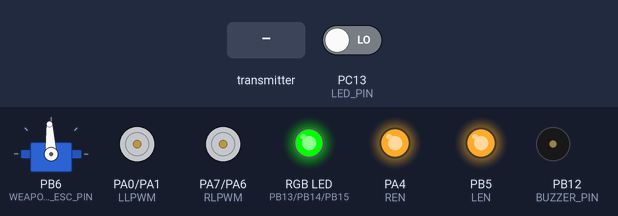
Recording of a sketch running on a simulated STM32 Blue Pill. Shown: servo, motor-driver pin pairs drawn as motors (green arrow = first pin HIGH = forward, orange = second pin HIGH = backward, longer = more drive), an RGB LED mixed from three pins (HIGH = lit), output pins drawn as LEDs (lit = HIGH), buzzer (waves = sounding). Inputs (shaded band) come from the test bench; at power-on: PC13 (LED_PIN) LOW. What the sketch prints to the serial monitor is not drawn.

Above: at 4.8 s.
4.9 s: the transmitter starts sending ch.5 = 1811
At 5.7 s:
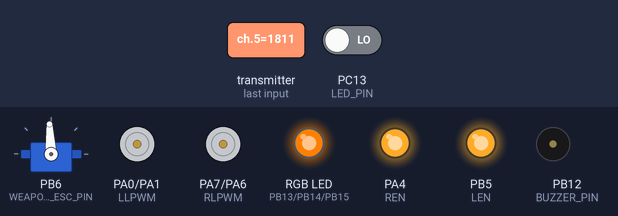
6.4 s: the transmitter starts sending ch.5 = 172
At 9.2 s:
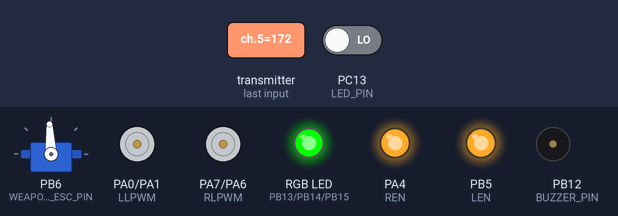
9.4 s: the transmitter starts sending ch.0 = 172
At 10.6 s:
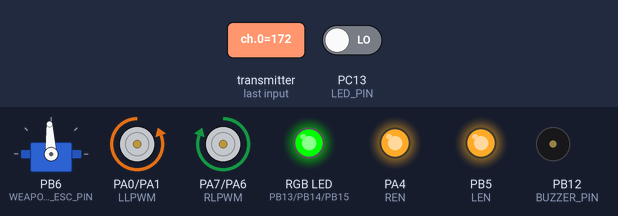
10.9 s: the transmitter starts sending ch.1 = 172
At 11.6 s:
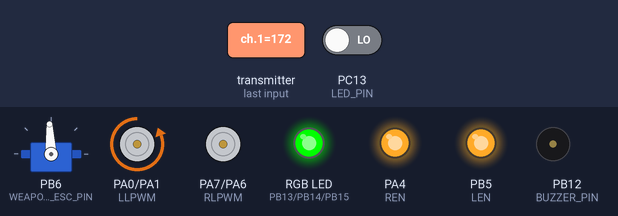
12.4 s: the transmitter starts sending ch.0 = 600
At 12.7 s:
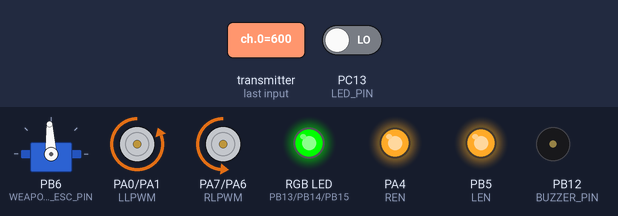
13.9 s: the transmitter starts sending ch.1 = 600
At 15.0 s:
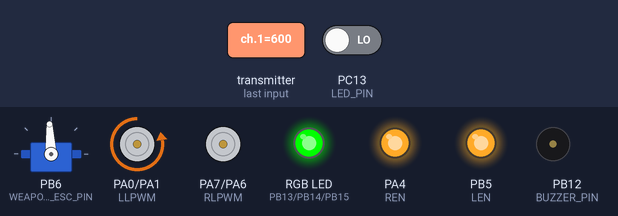
Timing chart, 0 to 16.4 s (numbered marks = the images above; inputs shaded):
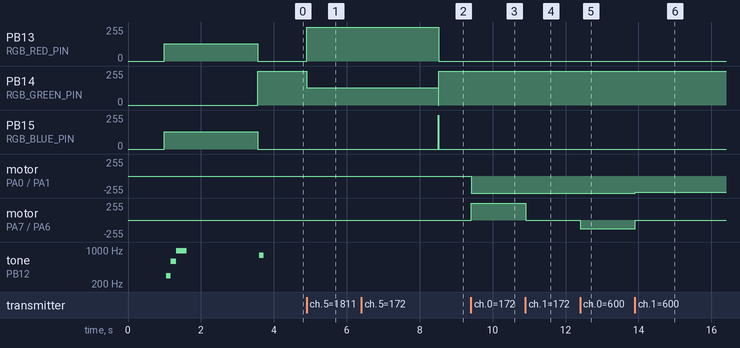

Measured:
- after the input at 4.9 s, PB13 (RGB_RED_PIN): 0/255 → 255/255 at once; PB14 (RGB_GREEN_PIN): 255/255 → 128/255 at once
- after the input at 6.4 s, PB13 (RGB_RED_PIN): 255/255 → 0/255 after 2.1 s
- after the input at 9.4 s, motor on PA0 (LLPWM) / PA1 (LRPWM): stopped → backward 255/255 at once; motor on PA7 (RLPWM) / PA6 (RRPWM): stopped → forward 255/255 at once
- after the input at 10.9 s, motor on PA7 (RLPWM) / PA6 (RRPWM): forward 255/255 → stopped at once
- after the input at 12.4 s, motor on PA7 (RLPWM) / PA6 (RRPWM): stopped → backward 133/255 at once
- after the input at 13.9 s, motor on PA0 (LLPWM) / PA1 (LRPWM): backward 255/255 → backward 244/255 at once; motor on PA7 (RLPWM) / PA6 (RRPWM): backward 133/255 → stopped at once
- by itself, tone on PB12 (BUZZER_PIN): plays 296 Hz for 0.12 s, 584 Hz for 0.16 s, 955 Hz for 0.28 s, 771 Hz for 0.12 s

The sketch:

STM32.ino
```cpp
#include "pins.h"
#include "motor_control.h"
#include <Arduino.h>
#include "receiver.h"
#include "restart.h"
#include "LED_colors.h"    // Add LED control
#include "buzzer_control.h" // Add buzzer control

// Declare Serial2 for STM32 (change pins as needed for your board)
HardwareSerial Serial2(RX_PIN, TX_PIN); // RX, TX pins for STM32 Blue Pill

unsigned long lastSignalTime = 0; // Tracks last valid SBUS data
int prevWeapon = -1;              // Stores previous weapon value

void setup()
{
    Serial2.begin(115200);
    delay(1000);

    // Initialize RGB LED
    setupRGBLED();
    ledInitializing();

    // Initialize buzzer
    setupBuzzer();
    buzzerStartup();

    // Initialize receiver
    setupReceiver();

    /* Initialize motors - IBT-2 + Weapon ESC */
    setupMotors();

    ledReady();
    buzzerReady();
    Serial2.println("STM32 BluePill Battle Bot with IBT-2 + Weapon ESC Initialized!");
}

void loop()
{
    if (sbus_rx.Read())
    {
        /* Get SBUS data */
        data = sbus_rx.data();
        lastSignalTime = millis(); // Update last valid signal time

        // Map SBUS values to motor control range
        int throttle = map(data.ch[THROTTLE_CHANNEL], 172, 1811, 255, -255); // CH1: Throttle
        int steering = map(data.ch[STEERING_CHANNEL], 172, 1811, 255, -255); // CH2: Steering

        // 3-state switch (-1, 0, 1) -1 is the off state.
        int weaponState = map(data.ch[WEAPON_STATE_CHANNEL], 500, 1500, -1, 1); // 3-state switch (-1, 0, 1)

        int weapon = map(data.ch[WEAPON_CHANNEL], 172, 1811, 0, 255); // CH3: Weapon control
        bool killSwitch = (data.ch[KILL_SWITCH_CHANNEL] > 1000);      // CH6: Kill switch

        // Invert steering if that channel is high
        if (data.ch[STEERING_INVERT_CHANNEL] > 1000)
        {
            steering = -1 * steering;
            throttle = -1 * throttle;
        }

        /* Noise Filtering */
        if (abs(throttle) < NOISE_THRESHOLD)
            throttle = 0;
        if (abs(steering) < NOISE_THRESHOLD)
            steering = 0;
        if (weapon < NOISE_THRESHOLD)
            weapon = 0;

        /* Handle failsafe conditions */
        if (data.failsafe || killSwitch)
        {
            ledEmergency();  // Red - Emergency stop
            Serial2.println("⚠️ EMERGENCY STOP! FAILSAFE or KILL SWITCH ACTIVE! ⚠️");
            throttle = 0;
            steering = 0;
            weapon = 0;

            // Stop all motors. not having below two lines can cause serious accidents.
            controlMotors(0, 0);
            controlWeapon(0);

            if (killSwitch) {
                ledKillSwitch();  // Orange - Kill switch specific
            }

            restart(); // Restart system if kill switch is toggled
        }
        else if (data.lost_frame)
        {
            ledFrameLost();  // Blue - Frame lost
            Serial2.println("⚠️ FRAME LOST! ⚠️");
        }
        else
        {
            // Normal operation - show weapon status
            if (weaponState == 1 && weapon > 0) {
                ledArmed();  // Yellow - Weapon armed and active
            } else {
                ledReady();  // Green - Ready/normal operation
            }
        }

        /* Send values to motor control */
        controlMotors(throttle, steering);

        /* Only update the weapon motor if the value changes */
        if (weapon != prevWeapon || weaponState == -1)
        {
            int pwmval;
            if (weaponState == -1)
            { // If weapon is off, stop the motor
                pwmval = 0;
            }
            else if (weaponState == 1)
            {
                pwmval = -1 * weapon; // Reverse the weapon direction
            }
            else
            {
                pwmval = weapon;
            }

            controlWeapon(pwmval);
            prevWeapon = weapon; // Update previous value
        }

        /* Debug Output */
        Serial2.print("Throttle: ");
        Serial2.print(throttle);
        Serial2.print("\tSteering: ");
        Serial2.print(steering);
        Serial2.print("\tWeapon: ");
        Serial2.print(weapon);
        Serial2.print("\tKill Switch: ");
        Serial2.println(killSwitch ? "ON" : "OFF");
    }

    /* No Signal Timeout - If no SBUS data received in TIMEOUT_MS, stop the bot */
    if (millis() - lastSignalTime > TIMEOUT_MS)
    {
        ledNoSignal();  // Magenta - No signal
        Serial2.println("⛔ NO SIGNAL! STOPPING BOT ⛔");
        controlMotors(0, 0); // Stop all motors
        controlWeapon(0);
    }
}
```

LED_colors.h
```cpp
#ifndef LED_COLORS_H
#define LED_COLORS_H

#include "pins.h"
#include <Arduino.h>

// RGB Color Definitions (0-255 values)
struct RGBColor {
    int red;
    int green;
    int blue;
};

// Status Colors
const RGBColor COLOR_OFF =        {0,   0,   0};    // Off
const RGBColor COLOR_READY =      {0,   255, 0};    // Green - System Ready
const RGBColor COLOR_ARMED =      {255, 255, 0};    // Yellow - Weapon Armed
const RGBColor COLOR_EMERGENCY =  {255, 0,   0};    // Red - Emergency Stop/Failsafe
const RGBColor COLOR_NO_SIGNAL =  {255, 0,   255};  // Magenta - SBUS Lost/No Signal
const RGBColor COLOR_FRAME_LOST = {0,   0,   255};  // Blue - Frame Lost
const RGBColor COLOR_KILL_SWITCH ={255, 128, 0};    // Orange - Kill Switch Active
const RGBColor COLOR_INITIALIZING={128, 0,   128};  // Purple - System Initializing
const RGBColor COLOR_LOW_BATTERY ={255, 255, 255};  // White - Low Battery (if needed)

// LED Control Functions
void setupRGBLED();
void setRGBColor(RGBColor color);
void setRGBColor(int red, int green, int blue);
void ledBlink(RGBColor color, int duration_ms);
void ledPulse(RGBColor color);

// Status LED Functions
void ledReady();
void ledArmed();
void ledEmergency();
void ledNoSignal();
void ledFrameLost();
void ledKillSwitch();
void ledInitializing();
void ledOff();

// Initialize RGB LED pins
void setupRGBLED() {
    pinMode(RGB_RED_PIN, OUTPUT);
    pinMode(RGB_GREEN_PIN, OUTPUT);
    pinMode(RGB_BLUE_PIN, OUTPUT);

    // Start with LED off
    ledOff();
}

// Set RGB color using struct
void setRGBColor(RGBColor color) {
    analogWrite(RGB_RED_PIN, color.red);
    analogWrite(RGB_GREEN_PIN, color.green);
    analogWrite(RGB_BLUE_PIN, color.blue);
}

// Set RGB color using individual values
void setRGBColor(int red, int green, int blue) {
    analogWrite(RGB_RED_PIN, red);
    analogWrite(RGB_GREEN_PIN, green);
    analogWrite(RGB_BLUE_PIN, blue);
}

// Blink LED with specific color
void ledBlink(RGBColor color, int duration_ms) {
    setRGBColor(color);
    delay(duration_ms);
    ledOff();
    delay(duration_ms);
}

// Pulse effect (future enhancement)
void ledPulse(RGBColor color) {
    // Could implement PWM pulsing effect here
    setRGBColor(color);
}

// Status LED Functions
void ledReady() {
    setRGBColor(COLOR_READY);  // Green
}

void ledArmed() {
    setRGBColor(COLOR_ARMED);  // Yellow
}

void ledEmergency() {
    setRGBColor(COLOR_EMERGENCY);  // Red
}

void ledNoSignal() {
    setRGBColor(COLOR_NO_SIGNAL);  // Magenta
}

void ledFrameLost() {
    setRGBColor(COLOR_FRAME_LOST);  // Blue
}

void ledKillSwitch() {
    setRGBColor(COLOR_KILL_SWITCH);  // Orange
}

void ledInitializing() {
    setRGBColor(COLOR_INITIALIZING);  // Purple
}

void ledOff() {
    setRGBColor(COLOR_OFF);  // Off
}


#endif
```

buzzer_control.h
```cpp
#ifndef BUZZER_CONTROL_H
#define BUZZER_CONTROL_H

#include "pins.h"
#include <Arduino.h>

// Buzzer tone frequencies (Hz)
#define TONE_READY 800       // Medium tone - System ready
#define TONE_ARMED 1200      // High tone - Weapon armed
#define TONE_EMERGENCY 300   // Low urgent tone - Emergency
#define TONE_KILL_SWITCH 400 // Low warning tone - Kill switch
#define TONE_NO_SIGNAL 600   // Medium warning - No signal
#define TONE_FRAME_LOST 900  // High warning - Frame lost
#define TONE_STARTUP 1000    // Startup beep

// Buzzer pattern durations (ms)
#define BEEP_SHORT 100
#define BEEP_MEDIUM 250
#define BEEP_LONG 500
#define BEEP_PAUSE 150

// Buzzer Control Functions
void setupBuzzer();
void buzzerTone(int frequency, int duration);
void buzzerOff();
void buzzerBeep(int frequency, int duration, int count = 1);

// Event Sound Functions
void buzzerReady();
void buzzerArmed();
void buzzerEmergency();
void buzzerKillSwitch();
void buzzerNoSignal();
void buzzerFrameLost();
void buzzerStartup();

// Initialize buzzer pin
void setupBuzzer()
{
    pinMode(BUZZER_PIN, OUTPUT);
    buzzerOff();
}

// Generate tone at specific frequency
void buzzerTone(int frequency, int duration)
{
    if (frequency > 0)
    {
        // Calculate period in microseconds
        int period = 1000000 / frequency;
        int halfPeriod = period / 2;

        // Generate square wave for specified duration
        unsigned long startTime = millis();
        while (millis() - startTime < duration)
        {
            digitalWrite(BUZZER_PIN, HIGH);
            delayMicroseconds(halfPeriod);
            digitalWrite(BUZZER_PIN, LOW);
            delayMicroseconds(halfPeriod);
        }
    }
    else
    {
        delay(duration); // Silent pause
    }
}

// Turn buzzer off
void buzzerOff()
{
    digitalWrite(BUZZER_PIN, LOW);
}

// Generate beep pattern
void buzzerBeep(int frequency, int duration, int count)
{
    for (int i = 0; i < count; i++)
    {
        buzzerTone(frequency, duration);
        if (i < count - 1)
        { // Don't pause after last beep
            delay(BEEP_PAUSE);
        }
    }
}

// Event Sound Functions
void buzzerReady()
{
    buzzerBeep(TONE_READY, BEEP_SHORT, 1); // Single short beep
}

void buzzerArmed()
{
    buzzerBeep(TONE_ARMED, BEEP_SHORT, 2); // Two quick high beeps
}

void buzzerEmergency()
{
    // Urgent pattern: 3 long low beeps
    buzzerBeep(TONE_EMERGENCY, BEEP_LONG, 3);
}

void buzzerKillSwitch()
{
    // Warning pattern: 2 medium beeps
    buzzerBeep(TONE_KILL_SWITCH, BEEP_MEDIUM, 2);
}

void buzzerNoSignal()
{
    // Alert pattern: 4 short beeps
    buzzerBeep(TONE_NO_SIGNAL, BEEP_SHORT, 4);
}

void buzzerFrameLost()
{
    // Quick warning: 1 medium beep
    buzzerBeep(TONE_FRAME_LOST, BEEP_MEDIUM, 1);
}

void buzzerStartup()
{
    // Startup melody: Low to high
    buzzerTone(TONE_EMERGENCY, BEEP_SHORT);
    delay(50);
    buzzerTone(TONE_NO_SIGNAL, BEEP_SHORT);
    delay(50);
    buzzerTone(TONE_STARTUP, BEEP_MEDIUM);
}

#endif
```

motor_control.h
```cpp
#ifndef MOTOR_CONTROL_H
#define MOTOR_CONTROL_H

#include "pins.h"
#include <Servo.h> // Only needed for weapon ESC
#include <Arduino.h>

// Weapon ESC Control Object
extern Servo weaponESC;

// Motor Control Functions
void setupMotors();
void controlMotors(int throttle, int steering);
void controlWeapon(int weaponPower);
void stopAllMotors();

// IBT-2 Helper Functions (for drive motors)
void setMotorSpeed(int rpwmPin, int lpwmPin, int enablePin, int speed);

// ESC Helper Functions (for weapon motor)
int mapToESCPulse(int value);

// Weapon ESC Control Object
Servo weaponESC;

void setupMotors()
{
    // Setup IBT-2 pins for drive motors
    pinMode(LRPWM, OUTPUT);
    pinMode(LLPWM, OUTPUT);
    pinMode(LEN, OUTPUT);
    pinMode(RRPWM, OUTPUT);
    pinMode(RLPWM, OUTPUT);
    pinMode(REN, OUTPUT);

    // Enable IBT-2 drivers
    digitalWrite(LEN, HIGH);
    digitalWrite(REN, HIGH);

    // Setup weapon ESC
    weaponESC.attach(WEAPON_ESC_PIN);
    weaponESC.writeMicroseconds(ESC_NEUTRAL_PULSE); // Initialize to neutral

    // ESC arming delay
    delay(2000);

    Serial2.println("IBT-2 drivers and weapon ESC initialized");
}

// IBT-2 motor control function
void setMotorSpeed(int rpwmPin, int lpwmPin, int enablePin, int speed)
{
    // Ensure enable is high
    digitalWrite(enablePin, HIGH);

    if (speed > 0)
    {
        // Forward direction
        analogWrite(rpwmPin, speed);
        analogWrite(lpwmPin, 0);
    }
    else if (speed < 0)
    {
        // Reverse direction
        analogWrite(rpwmPin, 0);
        analogWrite(lpwmPin, -speed);
    }
    else
    {
        // Stop
        analogWrite(rpwmPin, 0);
        analogWrite(lpwmPin, 0);
    }
}

// Control drive motors with IBT-2 drivers
void controlMotors(int throttle, int steering)
{
    // Calculate left and right motor speeds for tank steering
    int leftSpeed = throttle + steering;
    int rightSpeed = throttle - steering;

    // Clamp to valid range
    leftSpeed = constrain(leftSpeed, -255, 255);
    rightSpeed = constrain(rightSpeed, -255, 255);

    // Control IBT-2 drivers
    setMotorSpeed(LRPWM, LLPWM, LEN, leftSpeed);
    setMotorSpeed(RRPWM, RLPWM, REN, rightSpeed);
}

// Map -255 to +255 range to ESC pulse width
int mapToESCPulse(int value)
{
    // Clamp input value
    value = constrain(value, -255, 255);

    // Map to ESC pulse width
    return map(value, -255, 255, ESC_MIN_PULSE, ESC_MAX_PULSE);
}

// Control weapon motor with ESC
void controlWeapon(int weaponPower)
{
    // Clamp weapon power
    weaponPower = constrain(weaponPower, -255, 255);

    // Convert to ESC pulse width and send
    int pulseWidth = mapToESCPulse(weaponPower);
    weaponESC.writeMicroseconds(pulseWidth);
}

// Emergency stop - stop all motors
void stopAllMotors()
{
    // Stop IBT-2 drive motors
    setMotorSpeed(LRPWM, LLPWM, LEN, 0);
    setMotorSpeed(RRPWM, RLPWM, REN, 0);

    // Stop weapon ESC
    weaponESC.writeMicroseconds(ESC_NEUTRAL_PULSE);
}

#endif
```

receiver.h
```cpp
#ifndef RECEIVER_H
#define RECEIVER_H

#include "sbus.h"
#include <Arduino.h>
#include "pins.h"

// For STM32 BluePill, use Serial1 for SBUS communication
// Serial1 uses PA9 (TX) and PA10 (RX) pins
// On STM32 BluePill, hardware Serial1 is fixed to PA9 (TX) and PA10 (RX).
// To use different pins, you must use a different hardware serial (e.g., Serial2) or use a software serial library.
// Example for Serial2 (PA2 TX, PA3 RX):
// bfs::SbusRx sbus_rx(&Serial2);

// If you want to use custom pins, consider using a software serial implementation (not recommended for SBUS due to timing).
bfs::SbusRx sbus_rx(&Serial1); // PA9 (TX), PA10 (RX) for STM32 BluePill
bfs::SbusData data;

void setupReceiver()
{
    /* Start SBUS communication on Serial1 */
    sbus_rx.Begin();
    Serial2.println("SBUS Receiver Started on STM32 BluePill!");
    Serial2.println("SBUS connected to Serial1 (PA10)");

    // Optional: Set up pin modes explicitly (usually handled by SBUS library)
    pinMode(S_BUS_IN, INPUT);

    Serial2.println("Waiting for SBUS signal...");
}

#endif
```

restart.h
```cpp
#ifndef RESTART_H
#define RESTART_H

#include "receiver.h"
#include "pins.h"
#include <Arduino.h>

#define TOGGLE_COUNT 3   // Number of toggles required
#define TIMEOUT_MS 2000  // Time window in milliseconds

void restart()
{
    int toggleCount = 0;
    unsigned long startTime = millis();
    bool lastKillState = false; // Store last state of kill switch

    Serial.println("🔄 Restart mode activated. Toggle kill switch to restart.");

    // Flash LED rapidly to indicate restart mode
    for (int i = 0; i < 10; i++) {
        digitalWrite(LED_PIN, !digitalRead(LED_PIN));
        delay(100);
    }

    while (true)  // Stay here until restart
    {
        if (sbus_rx.Read()) // Check if SBUS data is available
        {
            data = sbus_rx.data();
            bool killSwitch = (data.ch[KILL_SWITCH_CHANNEL] > 1000); // CH6: Kill switch

            if (killSwitch != lastKillState) // Detect a toggle
            {
                toggleCount++;
                lastKillState = killSwitch;
                Serial.print("Kill switch toggled: ");
                Serial.print(toggleCount);
                Serial.print("/");
                Serial.println(TOGGLE_COUNT);

                // Flash LED on each toggle
                digitalWrite(LED_PIN, LOW);
                delay(50);
                digitalWrite(LED_PIN, HIGH);
                delay(50);

                if (toggleCount >= TOGGLE_COUNT)
                {
                    Serial.println("✅ Restart confirmed! Rebooting system...");

                    // Flash LED rapidly before restart
                    for (int i = 0; i < 20; i++) {
                        digitalWrite(LED_PIN, !digitalRead(LED_PIN));
                        delay(50);
                    }

                    // For STM32, we can use NVIC_SystemReset() or just return to main loop
                    // Since we don't have direct reset function, we'll just return
                    Serial.println("🚀 System restarted!");
                    return; // Exit restart mode and return to main loop
                }

                startTime = millis(); // Reset timeout
            }
        }

        // Check for timeout
        if (millis() - startTime > TIMEOUT_MS)
        {
            Serial.println("⏰ Restart timeout. Continuing normal operation...");
            return; // Exit restart mode
        }

        delay(10); // Small delay to prevent excessive CPU usage
    }
}

#endif
```

Source omitted: pins.h (2122 bytes)
